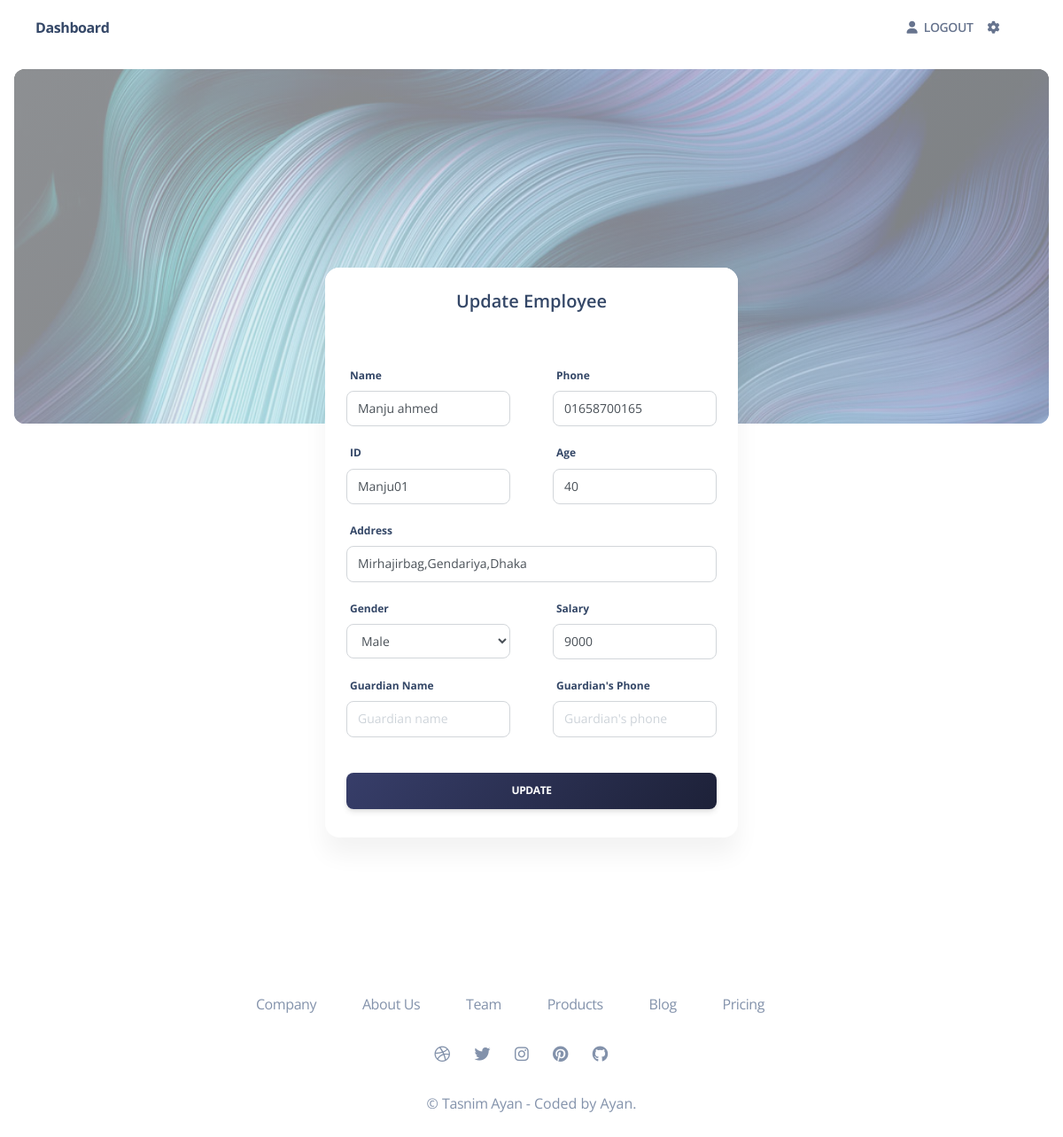
The app's page /employee/update/Manju01 with its own data.
### apps/home/models.py (models this page shows, shortened)
class Employee(models.Model):
    emp_id = models.CharField(primary_key=True, max_length=20)
    name = models.CharField(max_length=50)
    phone = models.CharField(max_length=15)
    age = models.PositiveIntegerField()
    GENDER_CHOICES = (
        ('M', 'Male'),
        ('F', 'Female'),
    )
    gender = models.CharField(max_length=1, choices=GENDER_CHOICES, null=True)
    address = models.CharField(max_length=100)
    salary = models.IntegerField()
    g_name = models.CharField(max_length=50, null=True, )
    g_phone = models.CharField(max_length=15, null=True)

### apps/home/views.py (the view, shortened to what this page needs)
# urls.py: path('employee/update/<str:id>', views.update_employee, name='update_employee'),
def update_employee(request,id):
    employee = Employee.objects.get(emp_id=id)
    context = {
        'employee':employee
    }
    return render(request, 'forms/update-employee.html', context)

### apps/context_processors.py (called while the page is built)
def cfg_assets_root(request):
    return { 'ASSETS_ROOT' : settings.ASSETS_ROOT }

### apps/templates/forms/update-employee.html (shortened to what this page needs)
{% extends 'layouts/base-fullscreen.html' %}
{% block content %}
    <main class="mt-0 transition-all duration-200 ease-soft-in-out">
      <section class="min-h-screen mb-32">
        <div class="relative flex items-start pt-12 pb-56 m-4 overflow-hidden bg-center bg-cover min-h-50-screen rounded-xl" style="background-image: url('{{ ASSETS_ROOT }}/img/curved-images/curved14.jpg')">
          <span class="absolute top-0 left-0 w-full h-full bg-center bg-cover bg-gradient-gray opacity-60"></span>
        </div>
        <div class="container">
          <div class="flex flex-wrap -mx-3 -mt-48 md:-mt-56 lg:-mt-48">
            <div class="w-full max-w-full px-3 mx-auto mt-0 md:flex-0 shrink-0 md:w-7/12 lg:w-5/12 xl:w-5/12">
              <div class="relative z-0 flex flex-col min-w-0 break-words bg-white border-0 shadow-soft-xl rounded-2xl bg-clip-border">
                <div class="p-6 mb-0 text-center bg-white border-b-0 rounded-t-2xl">
                  <h5>Update Employee</h5>
                </div>
                <div class="flex-auto p-6">
                  <form role="form text-left" method="POST">
                    <div class="flex flex-row">
                      <div class="mr-6 w-1/2">
                        <label class="mb-2 ml-1 font-bold text-size-xs text-slate-700">Name</label>
                        <div class="mb-4">
                          <input type="text" class="text-size-sm focus:shadow-soft-primary-outline leading-5.6 ease-soft block w-full appearance-none rounded-lg border border-solid border-gray-300 bg-white bg-clip-padding py-2 px-3 font-normal text-gray-700 transition-all focus:border-fuchsia-300 focus:bg-white focus:text-gray-700 focus:outline-none focus:transition-shadow" placeholder="Name" name="name" id="name" value="{{employee.name}}" />
                        </div>
                      </div>
                      <div class="ml-6 w-1/2">
                        <label class="mb-2 ml-1 font-bold text-size-xs text-slate-700">Phone</label>
                        <div class="mb-4">
                          <input type="tel" class="text-size-sm focus:shadow-soft-primary-outline leading-5.6 ease-soft block w-full appearance-none rounded-lg border border-solid border-gray-300 bg-white bg-clip-padding py-2 px-3 font-normal text-gray-700 transition-all focus:border-fuchsia-300 focus:bg-white focus:text-gray-700 focus:outline-none focus:transition-shadow" placeholder="01xxx xxx xxx" name="phone" id="phone" value="{{employee.phone}}"/>
                        </div>
                      </div>
                    </div>
                    <div class="flex flex-row">
                      <div class="mr-6 w-1/2">
                        <label class="mb-2 ml-1 font-bold text-size-xs text-slate-700">ID</label>
                        <div class="mb-4">
                          <input type="text" class="text-size-sm focus:shadow-soft-primary-outline leading-5.6 ease-soft block w-full appearance-none rounded-lg border border-solid border-gray-300 bg-white bg-clip-padding py-2 px-3 font-normal text-gray-700 transition-all focus:border-fuchsia-300 focus:bg-white focus:text-gray-700 focus:outline-none focus:transition-shadow" placeholder="ID" name="id" id="id" value="{{employee.emp_id}}" required/>
                        </div>
                      </div>
                      <div class="ml-6 w-1/2">
                        <label class="mb-2 ml-1 font-bold text-size-xs text-slate-700">Age</label>
                        <div class="mb-4">
                          <input type="number" class="text-size-sm focus:shadow-soft-primary-outline leading-5.6 ease-soft block w-full appearance-none rounded-lg border border-solid border-gray-300 bg-white bg-clip-padding py-2 px-3 font-normal text-gray-700 transition-all focus:border-fuchsia-300 focus:bg-white focus:text-gray-700 focus:outline-none focus:transition-shadow" placeholder="Age" name="age" id="age"  value="{{employee.age}}"/>
                        </div>
                      </div>
                    </div>
                    <label class="mb-2 ml-1 font-bold text-size-xs text-slate-700">Address</label>
                    <div class="mb-4">
                      <input type="text" class="text-size-sm focus:shadow-soft-primary-outline leading-5.6 ease-soft block w-full appearance-none rounded-lg border border-solid border-gray-300 bg-white bg-clip-padding py-2 px-3 font-normal text-gray-700 transition-all focus:border-fuchsia-300 focus:bg-white focus:text-gray-700 focus:outline-none focus:transition-shadow" placeholder="Address" name="address" id="address" value="{{employee.address}}"/>
                    </div>
                    <div class="flex flex-row">
                      <div class="mr-6  w-1/2">
                        <label class="mb-2 ml-1 font-bold text-size-xs text-slate-700">Gender</label>
                        <div class="mb-4">
                          <select name="gender" id="gender" class="text-size-sm focus:shadow-soft-primary-outline leading-5.6 ease-soft block w-full rounded-lg border border-solid border-gray-300 bg-white bg-clip-padding py-2 px-3 font-normal text-gray-700 transition-all focus:border-fuchsia-200 focus:bg-white focus:text-gray-700 focus:outline-none focus:transition-shadow">
                            <option value="M" selected>Male</option>
                          </select>
                        </div>
                      </div>
                      <div class="ml-6  w-1/2">
                        <label class="mb-2 ml-1 font-bold text-size-xs text-slate-700">Salary</label>
                        <div class="mb-4">
                          <input type="number" class="text-size-sm focus:shadow-soft-primary-outline leading-5.6 ease-soft block w-full appearance-none rounded-lg border border-solid border-gray-300 bg-white bg-clip-padding py-2 px-3 font-normal text-gray-700 transition-all focus:border-fuchsia-300 focus:bg-white focus:text-gray-700 focus:outline-none focus:transition-shadow" placeholder="Salary" name="salary" id="salary" value="{{employee.salary}}" />
                        </div>
                      </div>
                    </div>
                    <div class="flex flex-row">
                      <div class="mr-6  w-1/2">
                        <label class="mb-2 ml-1 font-bold text-size-xs text-slate-700">Guardian Name</label>
                        <div class="mb-4">
                          <input type="text" class="text-size-sm focus:shadow-soft-primary-outline leading-5.6 ease-soft block w-full appearance-none rounded-lg border border-solid border-gray-300 bg-white bg-clip-padding py-2 px-3 font-normal text-gray-700 transition-all focus:border-fuchsia-300 focus:bg-white focus:text-gray-700 focus:outline-none focus:transition-shadow" placeholder="Guardian name" name="g_name" id="g_name" value="{{employee.g_name}}" />
                        </div>
                      </div>
                      <div class="ml-6  w-1/2">
                        <label class="mb-2 ml-1 font-bold text-size-xs text-slate-700">Guardian's Phone</label>
                        <div class="mb-4">
                          <input type="tel" class="text-size-sm focus:shadow-soft-primary-outline leading-5.6 ease-soft block w-full appearance-none rounded-lg border border-solid border-gray-300 bg-white bg-clip-padding py-2 px-3 font-normal text-gray-700 transition-all focus:border-fuchsia-300 focus:bg-white focus:text-gray-700 focus:outline-none focus:transition-shadow" placeholder="Guardian's phone" name="g_phone" id="g_phone"  value="{{employee.g_phone}}"/>
                        </div>
                      </div>
                    </div>
                    <div class="text-center">
                      <button type="submit" class="inline-block w-full px-6 py-3 mt-6 mb-2 font-bold text-center text-white uppercase align-middle transition-all bg-transparent border-0 rounded-lg cursor-pointer active:opacity-85 hover:scale-102 hover:shadow-soft-xs leading-pro text-size-xs ease-soft-in tracking-tight-soft shadow-soft-md bg-150 bg-x-25 bg-gradient-dark-gray hover:border-slate-700 hover:bg-slate-700 hover:text-white">Update</button>
                    </div>
                  </form>
                </div>
              </div>
            </div>
          </div>
        </div>
      </section>
      {% include "includes/footer-fullscreen.html" %}
    </main>
{% endblock content %}

### records on screen
Employee: name "Manju ahmed", phone "01658700165", id "Manju01", age "40", address "Mirhajirbag,Gendariya,Dhaka", salary "9000"
